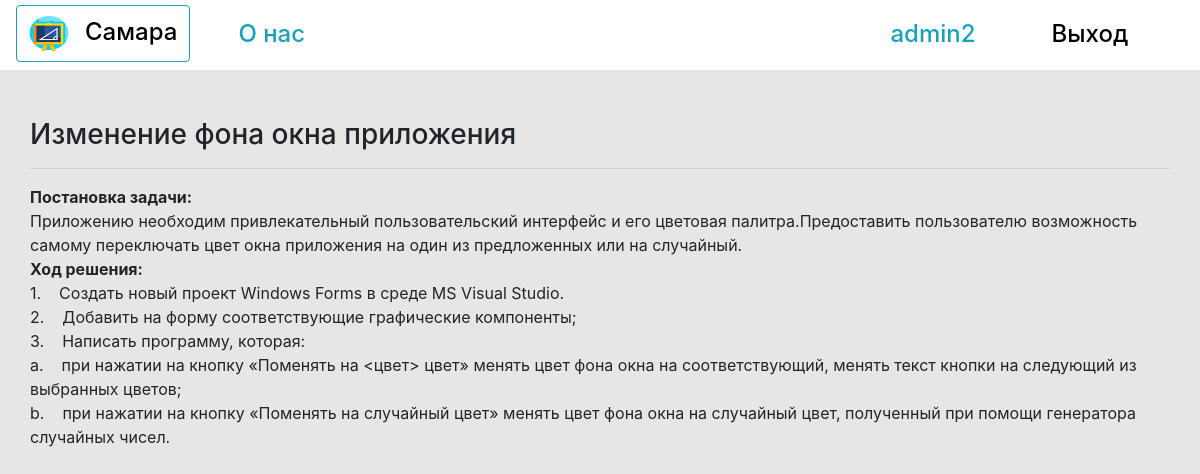
Page /lekcia/Empiricheskij_marksizm_predposylki (signed in) on the committed database.
### deti/models.py (models this page shows, shortened)
class Lekcia(models.Model): #Таблица лекций
    lekcia_title= models.CharField(max_length = 120, db_index = True, verbose_name = 'Название лекции')
    lekcia_text= models.TextField(verbose_name='Текст лекции')
    slug = models.SlugField(max_length=120, unique=True, verbose_name='URL', blank=True)
    class Meta:
        verbose_name='Леуция'
        verbose_name_plural='Лекции'
        db_table='lekcia'

### deti/views.py (the view)
# urls.py: path('lekcia/<str:slug>', LekciaDetail.as_view(), name = 'lekcia_detail_url'),
class LekciaDetail(View):
    def get(self, request,slug):
        lekcia = get_object_or_404(Lekcia, slug__iexact=slug)
        return render (request, 'deti/lekcia_detail.html', context ={'lekcia':lekcia})

### deti/templates/deti/lekcia_detail.html (shortened to what this page needs)
{% extends 'base.html' %}
{% load crispy_forms_tags %}
{% block content %}
<div class="row">
  <div class="col">
    <h3 class="mt-5">{{lekcia.lekcia_title}}</h3>
    <hr />
    <p class="mt-3">
      {{lekcia.lekcia_text|safe}}
      </p>
  </div>
</div>
{% endblock %}

### deti/templates/base.html (shortened to what this page needs)
{% load static %}
<!DOCTYPE html>
<html lang="ru">
<head>
  <link rel="stylesheet" href="https://stackpath.bootstrapcdn.com/bootstrap/4.4.1/css/bootstrap.min.css">
  <link rel="stylesheet" type="text/css" href="{% static 'css/style.css' %}">
  </head>
  <body >
    <nav class="navbar navbar-expand-lg">
      <a class="navbar-brand btn btn-outline-info" href="{% url 'lekcias_list_url' %}"><img class="navbar-brand" src=" {% static '/images/logo.png' %}" width="40" height="45">Самара</a>
      <div class="collapse navbar-collapse" id="navbarSupportedContent">
        <ul class="navbar-nav mr-auto">
          <li class="nav-item">
            <a class="nav-link" style=" color: #17a2b8" href="#">О нас</a>
          </li>
          <li class="nav-item">
            <a class="nav-link" href="#"></a>
          </li>
        </ul>
        {% if user.is_authenticated %}
        <a class="nav-link nav-text" style=" color: #17a2b8" href="{% url 'student_detail_url' user.student.pk %}">{{ user.get_username }}</a>
        <a class="nav-link nav-text"  href="{% url 'logout' %}">Выход</a>
        {% else %}
        <a class="nav-link nav-text"  style=" color: #17a2b8" href="{% url 'signup' %}">Регистрация</a>
        <a class="nav-link nav-text"  href="{% url 'login' %}">Вход</a>
        {% endif %}
      </div>
    </nav>
    <div class="container glav_container ">
      <div class="row">
        {% block content %}{% endblock %}
      </div>
    </div>
  </body>
  </html>

### static/css/style.css (style rules this page uses)
body { background-color: #e6e6e6; }
.navbar { background-color: white; padding-top: 5px; }
.navbar a { color: black; font-weight: 500; font-size: 18pt; margin-right: 40px; }
.nav-link { color: #f6f6f6; font-size: 13pt; padding-left: 20px; }

### rows in the picture
Lekcia: lekcia_title "Изменение фона окна приложения", lekcia_text "Постановка задачи: Приложению необходим привлекательный пользовательский интерфейс и его цветовая палитра.Предоставить пользователю возможность самому переключать цвет окна приложения на один из предложенных или на случайный. Ход решения: 1. Создать новый проект Windows Forms в среде MS Visual Studio. 2. Добавить на форму соответствующие графические компоненты; 3. Написать программу, которая: a. при нажатии на кнопку «Поменять на <цвет> цвет» менять цвет фона окна на соответствующий, менять текст кнопки на следующий из выбранных цветов; b. при нажатии на кнопку «Поменять на случайный цвет» менять цвет фона окна на случайный цвет, полученный при помощи генератора случайных чисел."

### other values in the picture
{{ user.get_username }} "admin2"
